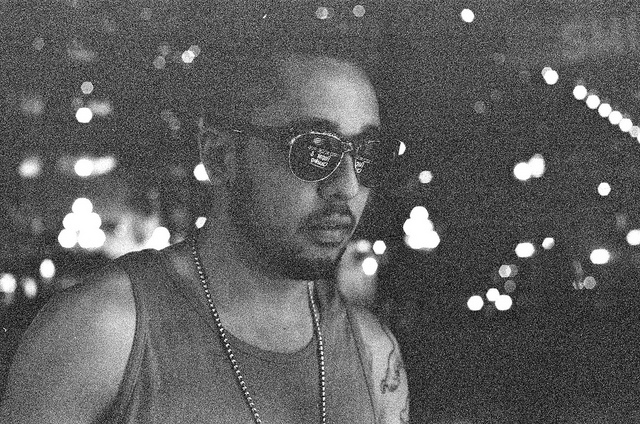
#> input picture img/22.jpg, 640 x 424 px
$ python LogColor.py
#> lines starting #> are read from the running program, lines starting #| are printed output that depends on the picture
#> the answer given: img/22.jpg
#> further down, imgOri is the input picture: shape (424, 640, 3); min 0, max 255, mean 93.4
import matplotlib.pyplot as plt
import cv2
import math

def showImage(title, pos, effect = None):
    image = plt.subplot(pos)
    image.set_title(title)
    image.set_yticks([]), image.set_xticks([])
    image.imshow(cv2.cvtColor(img, cv2.COLOR_BGR2RGB), cmap = effect)

def calculateLog(image):
    prog, oldprog, temp = 0, -1, 0
    for y in range(image.shape[0]):
        for x in range(image.shape[1]):
            image[y,x] = (255/math.log(256)) * math.log(img[y, x] + 1)
            #=================PROGRESS=================
            if(prog > oldprog):
                print(f"{prog}% done...")
                oldprog = prog
            temp += 1
            prog = int(temp * 50 /(image.shape[0]*image.shape[1]))
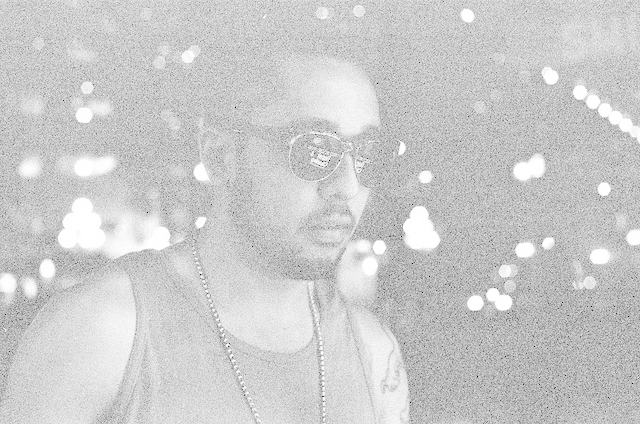
#> image: shape (424, 640); min 0, max 255, mean 203.7
#> after the loop, oldprog = 49; temp = 271360

def insertColor(image, OriginalImage):
    prog, oldprog, temp = 0, -1, 0
    for y in range(image.shape[0]):
        for x in range(image.shape[1]):
            if((1 + image[y, x][0] / 255) * OriginalImage[y, x][0] > 255):
                image[y,x][0] = 255
            else:
                image[y,x][0] = (1 + image[y, x][0] / 255) * OriginalImage[y, x][0]
            if((1 + image[y, x][1] / 255) * OriginalImage[y, x][1] > 255):
                image[y,x][1] = 255
            else:
                image[y,x][1] = (1 + image[y, x][1] / 255) * OriginalImage[y, x][1]
            if((1 + image[y, x][2] / 255) * OriginalImage[y, x][2] > 255):
                image[y,x][2] = 255
            else:
                image[y,x][2] = (1 + image[y, x][2] / 255) * OriginalImage[y, x][2]
            #=================PROGRESS=================
            if(prog > oldprog):
                print(f"{prog + 50}% done...")
                oldprog = prog
            temp += 1
            prog = int(temp * 50 /(image.shape[0]*image.shape[1]))
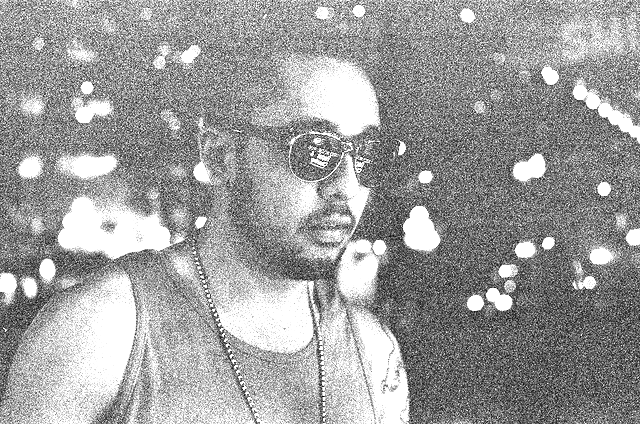
#> image: shape (424, 640, 3); min 0, max 255, mean 157.8
#> after the loop, oldprog = 49; temp = 271360
    print("100% done!")
    showImage("Colored Log Image", 212)

imgName = input("Filename: ")
print("Working...")
imgOri, img = cv2.imread(imgName), cv2.imread(imgName)
showImage("Original Image", 211)
img = cv2.cvtColor(img, cv2.COLOR_BGR2GRAY)
calculateLog(img)
img = cv2.cvtColor(img, cv2.COLOR_GRAY2BGR)
insertColor(img, imgOri)
plt.show()
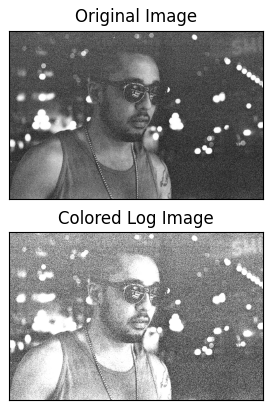
#> figure drawn by matplotlib, 2 panels

$ run again, on img/bike.jpg
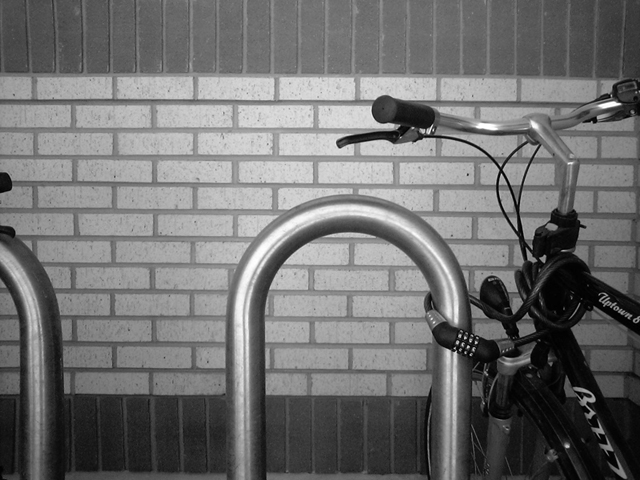
#> input picture img/bike.jpg, 640 x 480 px
#> imgOri is the input picture: shape (480, 640, 3); min 0, max 255, mean 112.2
#> after the loop in calculateLog, `for y in range(image.shape[0]):`: oldprog = 49; temp = 307200
#> after the loop in insertColor, `for y in range(image.shape[0]):`:
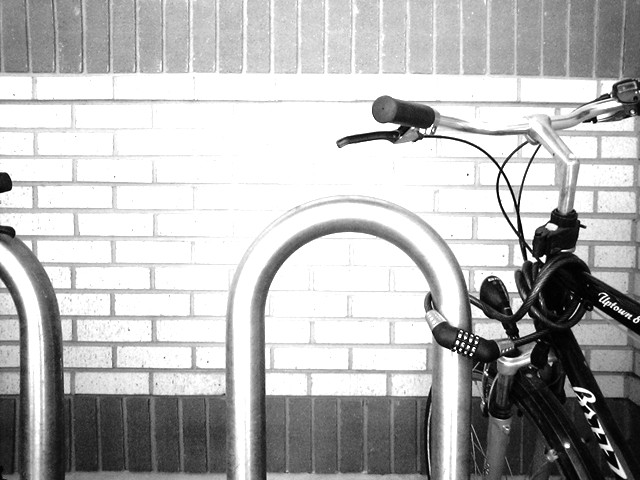
#> image: shape (480, 640, 3); min 0, max 255, mean 182.6
#> after the loop in insertColor, `for y in range(image.shape[0]):`: oldprog = 49; temp = 307200
#> `plt.show()`:
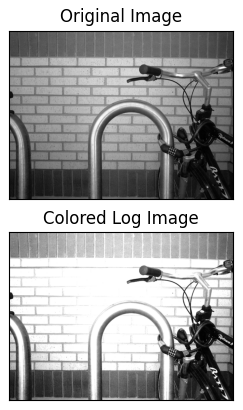
#> figure drawn by matplotlib, 2 panels

$ run again, on img/boo.jpg
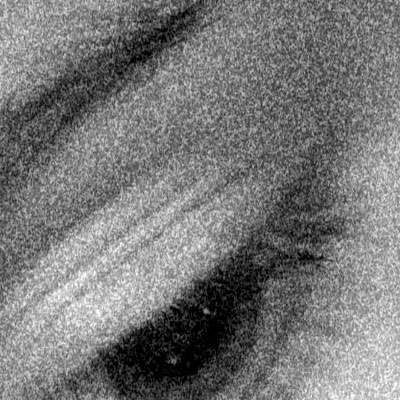
#> input picture img/boo.jpg, 400 x 400 px
#> imgOri is the input picture: shape (400, 400, 3); min 0, max 255, mean 119.1
#> after the loop in calculateLog, `for y in range(image.shape[0]):`: oldprog = 49; temp = 160000
#> after the loop in insertColor, `for y in range(image.shape[0]):`:
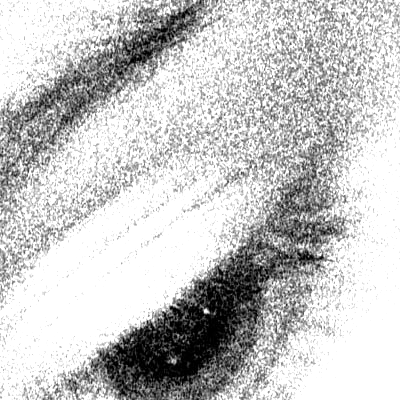
#> image: shape (400, 400, 3); min 0, max 255, mean 197.8
#> after the loop in insertColor, `for y in range(image.shape[0]):`: oldprog = 49; temp = 160000
#> `plt.show()`:
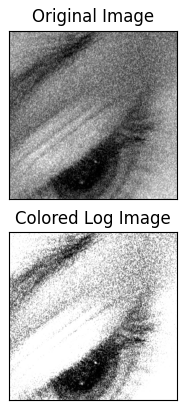
#> figure drawn by matplotlib, 2 panels
